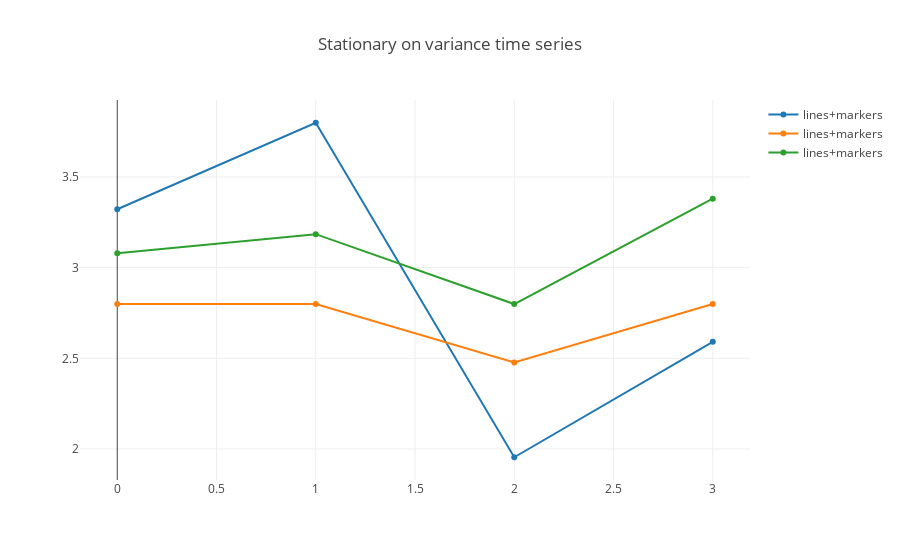

Notebook cell for this chart:
### Code cell
# Plot to vizualized differences
trace0 = go.Scatter(
    y = Xlog10[0],
    x = np.arange(0, Xlog10[0].max()),
    mode = 'lines+markers',
    name = 'lines+markers'
)

trace1 = go.Scatter(
    y = Xlog10[2500],
    x = np.arange(0, Xlog10[0].max()),
    mode = 'lines+markers',
    name = 'lines+markers'
)

trace2 = go.Scatter(
    y = Xlog10[5000],
    x = np.arange(0, Xlog10[0].max()),
    mode = 'lines+markers',
    name = 'lines+markers'
)

log10_data = [trace0, trace1, trace2]

layout = go.Layout(title='Stationary on variance time series', showlegend=True)
fig = go.Figure(data=log10_data, layout=layout)

iplot(fig, filename='show-legend')

### Figure 1 — Plotly figure (JSON) as saved in the notebook; plotly's stock layout.template omitted (floating-point values rounded to 4 significant figures)
{"data": [{"mode": "lines+markers", "name": "lines+markers", "type": "scatter", "x": [0, 1, 2, 3], "y": [3.322, 3.799, 1.954, 2.591, 1.954, 2.623, 2.857, 2.778, 2.255, 1.778, 2.431, 2.908, 3.149, 1.954, 2.477, 2.653, 2.255, 3.021, 2.708, 2.857]}, {"mode": "lines+markers", "name": "lines+markers", "type": "scatter", "x": [0, 1, 2, 3], "y": [2.799, 2.799, 2.477, 2.799, 2.708, 2.431, 2.756, 2.477, 2.623, 2.653, 2.839, 2.799, 2.681, 2.857, 2.681, 2.477, 2.556, 1.954, 2.431, 3.38]}, {"mode": "lines+markers", "name": "lines+markers", "type": "scatter", "x": [0, 1, 2, 3], "y": [3.079, 3.185, 2.799, 3.38, 2.778, 3.486, 3.193, 3.262, 2.477, 3.464, 3.14, 2.996, 3.283, 3.21, 3.021, 2.778, 3.241, 2.556, 3.563, 2.875]}], "layout": {"showlegend": true, "title": "Stationary on variance time series"}}
